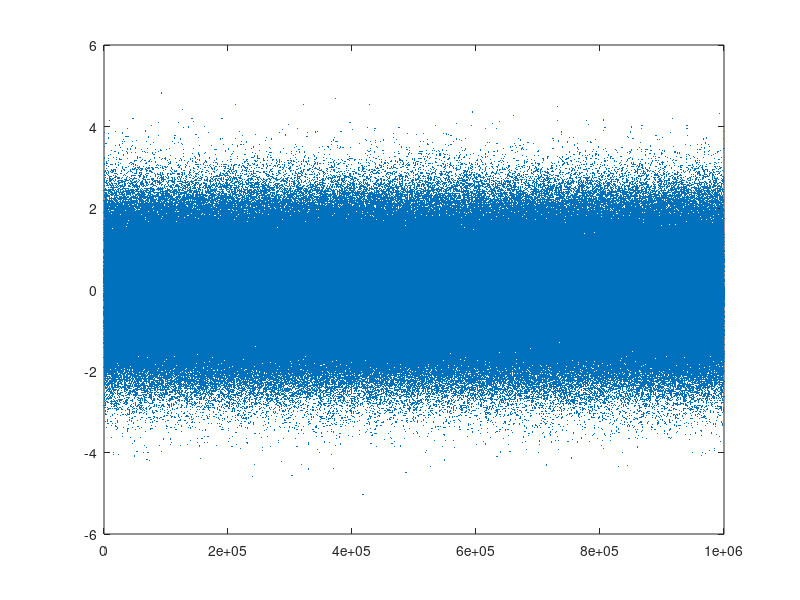

Source code (MATLAB): (Note: this script raises an error after producing the figure.)
%% Talha Akhlaq (Problem Set 8)
clc; clear; close all;

%% Part 1: Heavy‐Tail Distributions

% 1(a) Generate N = 10^6 iid samples
N        = 1e6;                                 % total number of samples
x_gauss  = randn(N,1);                          % Gaussian N(0,1)
x_t      = trnd(5, N,1) * sqrt((5-2)/5);        % Student’s t (ν=5), scaled to Var=1
x_cauchy = 0.544 * tan(pi*(rand(N,1)-0.5));     % Cauchy(scale=α=0.544)

% 1(b) Fundamental assumption
%     Law of Large Numbers ⇒ empirical frequency → true probability

% 1(c) Estimate tail probabilities P(|X|>2)
p_gauss  = mean(abs(x_gauss)  > 2);             % P(|Gaussian|>2)
p_t      = mean(abs(x_t)      > 2);             % P(|Student’s t|>2)
p_cauchy = mean(abs(x_cauchy) > 2);             % P(|Cauchy|>2)

% 1(c) Plot each sequence with ±2 thresholds
figure(1);
plot(x_gauss, '.', 'MarkerSize', 1); hold on;   % raw Gaussian
yline( 2, 'r--'); yline(-2, 'r--');              
grid on; title('Gaussian samples');        
xlabel('n'); ylabel('x[n]');

figure(2);
plot(x_t, '.', 'MarkerSize', 1); hold on;
yline(2, 'r--'); yline(-2, 'r--');
grid on;
title('Student''s t samples');
xlabel('n'); ylabel('x[n]');

figure(3);
plot(x_cauchy, '.', 'MarkerSize', 1); hold on;
yline(2, 'r--'); yline(-2, 'r--');
grid on;
title('Cauchy (\alpha = 0.544, as per PDF formula) Data');
xlabel('Sample Index');
ylabel('Value');

% 1(c) Reorganize into 10 segments of 100,000 each and compute means
segLen   = 1e5;                                 % segment length
nSeg     = N / segLen;                         % number of segments
mu_g     = zeros(nSeg,1);
mu_t2    = zeros(nSeg,1);
mu_c2    = zeros(nSeg,1);
for k = 1:nSeg
    idx       = (k-1)*segLen + (1:segLen);
    mu_g(k)   = mean(x_gauss(idx));             % Gaussian block mean
    mu_t2(k)  = mean(x_t(idx));                 % Student’s t block mean
    mu_c2(k)  = mean(x_cauchy(idx));            % Cauchy block mean
end

figure(4);

subplot(3,1,1);
stem(1:nSeg, mu_g, 'filled'); grid on;
xlabel('Block Index'); ylabel('Mean');
title('Block Means – Gaussian');

subplot(3,1,2);
stem(1:nSeg, mu_t2, 'filled'); grid on;
xlabel('Block Index'); ylabel('Mean');
title('Block Means – Student''s t (ν=5)');

subplot(3,1,3);
stem(1:nSeg, mu_c2, 'filled'); grid on;
xlabel('Block Index'); ylabel('Mean');
title('Block Means – Cauchy (α=0.544)');

% Observation (1c): Cauchy block means vary widely; sample mean not reliable

%% Part 2: ARMA and AR Modeling

% Model: x[n] = v[n] + 0.4 v[n-1] + 0.2 v[n-2] + 1.6 x[n-1] − 0.81 x[n-2]
b = [1, 0.4, 0.2];    % MA(2) coefficients
a = [1, -1.6, 0.81];  % AR(2) coefficients

% 2(a) Pole–zero analysis (minimum‐phase check)
[z,p,~] = tf2zp(b,a);                         % compute zeros and poles
theta   = linspace(0,2*pi,300);
figure(5);
plot(cos(theta), sin(theta), 'w--'); hold on; % white unit circle
plot(real(z), imag(z), 'bo', 'MarkerSize',8); % zeros in blue
plot(real(p), imag(p), 'rx', 'MarkerSize',8); % poles in red
axis equal; grid on; grid minor;
set(gca, ...                                   % black background
    'Color','k','XColor','w','YColor','w', ...
    'GridColor','w','MinorGridColor','w');
title('Pole–Zero Plot of H(z)','Color','w');
xlabel('Real','Color','w'); ylabel('Imag','Color','w');
% Confirm: all poles & zeros inside unit circle → minimum‐phase

% 2(b) Generate ARMA process & estimate autocorrelation r_x[m]
N2    = 1e5; sigma2 = 2;
v2    = sqrt(sigma2) * randn(N2,1);             % white‐noise input
x2    = filter(b, a, v2);                       % ARMA output
M     = 6;                                      % max lag
r_x   = zeros(M+1,1);
for m = 0:M
    r_x(m+1) = x2(1:N2-m)' * x2(1+m:N2) / (N2-m);% unbiased estimate
end
r_full = [r_x(end:-1:2); r_x]; lags = -M:M;

figure(6);
stem(lags, r_full, 'filled'); grid on;
title('Autocorrelation r_x[m]');
xlabel('Lag m'); ylabel('r_x[m]');

% 2(c) PSD estimation via Welch’s method; mark peak ω₀
[Px,w]  = pwelch(x2, hamming(512), 256, 512);
[~,i0]  = max(Px); omega0 = w(i0);               % peak frequency

figure(7);
plot(w, Px, 'LineWidth',1.5); hold on;
xline(omega0, 'r--'); grid on;
title('Welch PSD Estimate');
xlabel('\omega (rad/sample)'); ylabel('S_x(\omega)');
legend('PSD','\omega_0','Location','best');
% ω₀ corresponds to spectral peak due to filter poles

% 2(d) AR(4) via Yule–Walker; final comparison stem plot
[a4, var4] = aryule(x2, 4);                     % AR(4) coefficients + var
x0         = filter(1, a4, v2);                 % AR(4) reconstruction

figure(8);
h1 = stem(1:100, x2(1:100), 'b-o','LineWidth',1.2); hold on;
h2 = stem(1:100, x0(1:100), 'r--x','LineWidth',1.2);
grid on;
title('Comparison of First 100 Samples','FontWeight','normal');
xlabel('Sample Index n'); ylabel('Amplitude');
legend([h1 h2], ...
    'x[n] (Original ARMA(2,2))', ...
    'x_0[n] (AR(4) model output)', ...
    'Location','best');

% Estimate autocorrelation of x0 (AR(4) output)
r0 = zeros(2*M+1,1);
for m = -M:M
    if m < 0
        r0(M+1+m) = x0(1:end+m)' * x0(1-m:end) / (N2 - abs(m));
    else
        r0(M+1+m) = x0(1+m:end)' * x0(1:end-m) / (N2 - abs(m));
    end
end

% Plot original and AR(4) autocorrelations together
figure(9);
stem(-M:M, r_full, 'bo', 'filled'); hold on;
stem(-M:M, r0, 'r--o');
grid on;
xlabel('Lag');
ylabel('Correlation Value');
title('Comparison of Autocorrelations');
legend('ARMA(2,2)', 'AR(4) Model Output', 'Location', 'Best');

% Confirm: x[n] and x_0[n] differ pointwise but share stats

% 2(b.4) Build Toeplitz matrix R1 from r_x
R1 = toeplitz(r_x(1:7));
disp('R1 ='); disp(R1);

% 2(b.5) Compute eigenvalues
eigenvals = eig(R1);
disp('Eigenvalues of R1:'); disp(eigenvals);

% 2(b.6) Estimate R2 from raw data
X = zeros(N2 - M, M + 1);
for i = 1:(M + 1)
    X(:, i) = x2(i:(end - M + i - 1));
end
R2 = (X' * X) / size(X,1);

% Compute norm difference
R_diff_norm = norm(R1 - R2);
disp('‖R1 − R2‖ ='); disp(R_diff_norm);